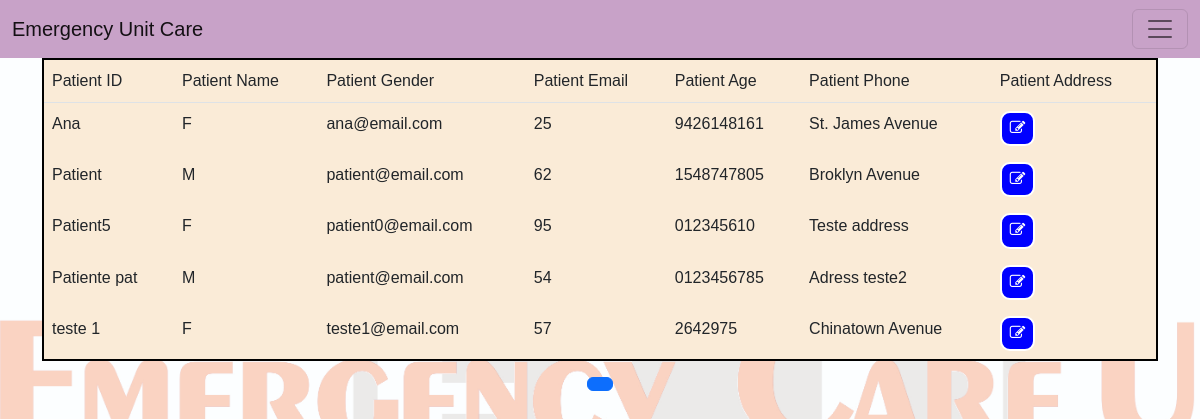
The app's page /patients (signed in) with its own data.
### ClinicMan/models.py (models this page shows, shortened)
class Patient(models.Model):
    GENDER = [
        ("M", "Male"),
        ("F", "Female"),
        ("O", "Other")
        ]
    name = models.CharField(max_length=100, blank=True, null=True)
    email = models.EmailField(blank=True)
    gender = models.CharField(choices=GENDER, max_length=1, blank=True)
    born = models.DateTimeField(auto_now=False, auto_now_add=False)
    age = models.IntegerField(default=0, blank=True, null=True)
    phone_regex = RegexValidator(regex=r'^\+?1?\d{9,10}$', message="Phone number must be entered in the format: '+999999999'. Up to 10 digits allowed.")
    phone = models.CharField(validators=[phone_regex], max_length=17, blank=True)
    address = models.CharField(max_length=500, blank=True)

### ClinicMan/views.py (the view)
# urls.py: path("patients", views.patients, name="patients"),
@login_required
def patients(request):
    patients = Patient.objects.all().order_by("name")
    paginator = Paginator(patients, 10)
    if request.GET.get("page") != None:
        try:
            patients = paginator.page(request.GET.get("page"))
        except:
            patients = paginator.page(1)
    else:
        patients = paginator.page(1)
    context = {
        "patients": patients
    }
    return render(request, "ClinicMan/patients.html", context)

### ClinicMan/models.py (called while the page is built)
    def is_staff(self):
        return self.is_team

### ClinicMan/templates/ClinicMan/patients.html (shortened to what this page needs)
{% extends "ClinicMan/layout.html" %}
{% load static %}
{% load crispy_forms_tags %}
{% block body %}
<div class="container">
    <table class="table table-borderless" id="patientTable" >
    <thead class="border-bottom font-weight-bold">
        <tr>
            <td>Patient ID</td>
            <td>Patient Name</td>
            <td>Patient Gender</td>
            <td>Patient Email</td>
            <td>Patient Age</td>
            <td>Patient Phone</td>
            <td>Patient Address</td>
        </tr>
    </thead>
    <tbody>
        {% for patient in patients %}
        <tr id="patient{{patient.id}}">
            <td id="userName{{patient.id}}">{{ patient.name }}</td>
            <td id="userGender{{patient.id}}">{{ patient.gender }}</td>
            <td id="userEmail{{patient.id}}">{{ patient.email }}</td>
            <td id="userAge{{patient.id}}">{{ patient.age }}</td>
            <td id="userPhone{{patient.id}}">{{ patient.phone }}</td>
            <td id="userAddress{{patient.id}}">{{ patient.address }}</td>
            <td>
            <button idpatient="{{patient.id}}"class="btneditpat" data-toggle="modal" data-target="#modaledit"><i class="fa fa-edit"></i></button>
          </td>
        </tr>
        {% endfor %}
    </tbody>
</table>
</div>
<nav>
    <ul class="pagination justify-content-center">
        <li class="page-item active" aria-current="page" class="current">
            <a class="page-link" href="#">{{ posts.number }}</a>
        </li>
    </ul>
</nav>
{% endblock %}

### ClinicMan/static/ClinicMan/styles.css (style rules this page uses)
body { font-family: Verdana, Geneva, Tahoma,Arial, sans-serif; font-size: 16px; line-height: 1.6; background-image: url("/static/ClinicMan/ECUBCG.jpg"); background-repeat: no-repeat; background-attachment: fixed; background-size: cover; max-width: 100%; height: auto; }
html,body { min-width:400px; }
body,html { height:100%; margin:0; padding:0 }
.btneditpat { border-radius: 10px; text-align: center; color: white; font-size: .975rem; background-color: blue; display: inline-block; padding: .20rem .5rem; border: 2px solid; cursor: pointer; }
.table { table-layout: auto; border: 2px solid; border-color: #000; background-color: antiquewhite; border-radius: 2px; }

### records on screen
Patient: name "Ana", gender "F", email "ana@email.com", age "25", phone "9426148161", address "St. James Avenue"
Patient: name "Patient", gender "M", email "patient@email.com", age "62", phone "1548747805", address "Broklyn Avenue"
Patient: name "Patient5", gender "F", email "patient0@email.com", age "95", phone "012345610", address "Teste address"
Patient: name "Patiente pat", gender "M", email "patient@email.com", age "54", phone "0123456785", address "Adress teste2"
Patient: name "teste 1", gender "F", email "teste1@email.com", age "57", phone "2642975", address "Chinatown Avenue"
